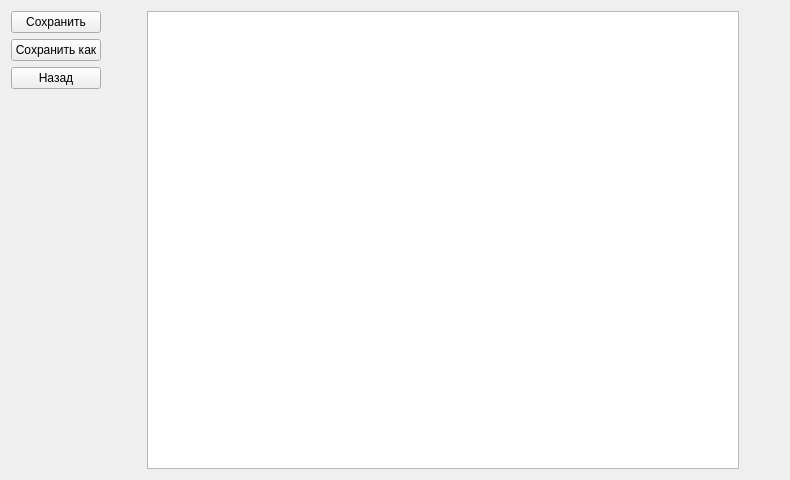
<?xml version="1.0" encoding="UTF-8"?>
<ui version="4.0">
 <class>Form</class>
 <widget class="QWidget" name="Form">
  <property name="geometry">
   <rect>
    <x>0</x>
    <y>0</y>
    <width>790</width>
    <height>480</height>
   </rect>
  </property>
  <property name="windowTitle">
   <string>Заметка</string>
  </property>
  <layout class="QHBoxLayout" name="horizontalLayout">
   <item>
    <layout class="QVBoxLayout" name="verticalLayout">
     <item>
      <widget class="QPushButton" name="saveButton">
       <property name="text">
        <string>Сохранить</string>
       </property>
      </widget>
     </item>
     <item>
      <widget class="QPushButton" name="saveAsButton">
       <property name="text">
        <string>Сохранить как</string>
       </property>
      </widget>
     </item>
     <item>
      <widget class="QPushButton" name="backButton">
       <property name="text">
        <string>Назад</string>
       </property>
       <property name="icon">
        <iconset>
         <normaloff>../resources/previous.png</normaloff>../resources/previous.png</iconset>
       </property>
       <property name="iconSize">
        <size>
         <width>12</width>
         <height>12</height>
        </size>
       </property>
      </widget>
     </item>
     <item>
      <spacer name="verticalSpacer">
       <property name="orientation">
        <enum>Qt::Vertical</enum>
       </property>
       <property name="sizeHint" stdset="0">
        <size>
         <width>20</width>
         <height>40</height>
        </size>
       </property>
      </spacer>
     </item>
    </layout>
   </item>
   <item>
    <spacer name="horizontalSpacer">
     <property name="orientation">
      <enum>Qt::Horizontal</enum>
     </property>
     <property name="sizeType">
      <enum>QSizePolicy::Fixed</enum>
     </property>
     <property name="sizeHint" stdset="0">
      <size>
       <width>40</width>
       <height>20</height>
      </size>
     </property>
    </spacer>
   </item>
   <item>
    <widget class="QTextEdit" name="textEdit">
     <property name="html">
      <string>&lt;!DOCTYPE HTML PUBLIC &quot;-//W3C//DTD HTML 4.0//EN&quot; &quot;http://www.w3.org/TR/REC-html40/strict.dtd&quot;&gt;
&lt;html&gt;&lt;head&gt;&lt;meta name=&quot;qrichtext&quot; content=&quot;1&quot; /&gt;&lt;style type=&quot;text/css&quot;&gt;
p, li { white-space: pre-wrap; }
&lt;/style&gt;&lt;/head&gt;&lt;body style=&quot; font-family:'MS Shell Dlg 2'; font-size:7.8pt; font-weight:400; font-style:normal;&quot;&gt;
&lt;p style=&quot;-qt-paragraph-type:empty; margin-top:0px; margin-bottom:0px; margin-left:0px; margin-right:0px; -qt-block-indent:0; text-indent:0px;&quot;&gt;&lt;br /&gt;&lt;/p&gt;&lt;/body&gt;&lt;/html&gt;</string>
     </property>
    </widget>
   </item>
   <item>
    <spacer name="horizontalSpacer_2">
     <property name="orientation">
      <enum>Qt::Horizontal</enum>
     </property>
     <property name="sizeType">
      <enum>QSizePolicy::Fixed</enum>
     </property>
     <property name="sizeHint" stdset="0">
      <size>
       <width>40</width>
       <height>20</height>
      </size>
     </property>
    </spacer>
   </item>
  </layout>
 </widget>
 <resources/>
 <connections/>
</ui>
